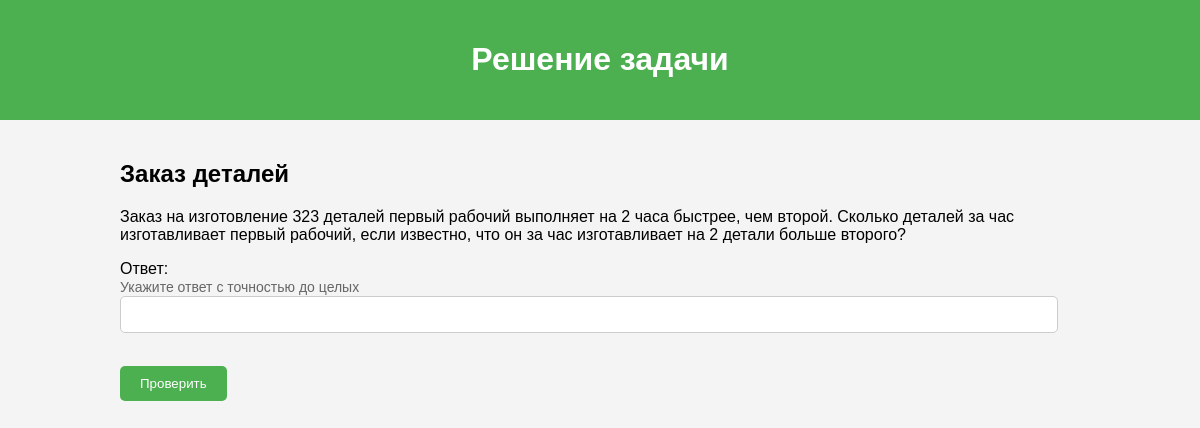
The page /task/15/ on the database its author committed.
### maths/models.py (models this page shows, shortened)
class MathTask(models.Model):
    title = models.CharField(max_length=200)
    description = models.TextField()
    correct_answer = models.CharField(max_length=100, default='')

### maths/views.py (the view)
# urls.py: path('task/<int:task_id>/', views.solve_task, name='solve_task'),
def solve_task(request, task_id):
    task = MathTask.objects.get(id=task_id)
    context = {
        'task': task,
    }
    return render(request, 'solve_task.html', context)

### templates/solve_task.html (shortened to what this page needs)
<!DOCTYPE html>
<html lang="en">
<head>
</head>
<body>
    <header>
        <h1>Решение задачи</h1>
    </header>
    <div class="container">
        <h2>{{ task.title }}</h2>
        <p>{{ task.description }}</p>
        <form id="answerForm" action="/check_answer/{{ task.id }}/" method="post">
            <label for="answer">Ответ:</label><br>
            <label class="answer-label" for="answer">Укажите ответ с точностью до целых</label><br>
            <input type="number" id="answer" name="answer" required><br><br>
            <button type="button" onclick="checkAnswer()">Проверить</button>
        </form>
    </div>
</body>
</html>

### templates/solve_task.html (style rules this page uses)
body { font-family: Arial, sans-serif; background-color: #f4f4f4; margin: 0; padding: 0; }
header { background-color: #4CAF50; color: white; padding: 20px; text-align: center; }
.container { width: 80%; margin: auto; overflow: hidden; padding: 20px; }
form { margin-bottom: 20px; }
form input[type="text"], form input[type="number"] { width: calc(100% - 22px); padding: 10px; margin-bottom: 15px; border: 1px solid #ccc; border-radius: 5px; box-sizing: border-box; }
form button { padding: 10px 20px; background-color: #4CAF50; color: white; border: none; border-radius: 5px; cursor: pointer; }
input[type="number"] { -moz-appearance: textfield; }
.answer-label { font-size: 14px; color: #666; margin-bottom: 5px; }

### rows shown on the page
MathTask: title "Заказ деталей", description "Заказ на изготовление 323 деталей первый рабочий выполняет на 2 часа быстрее, чем второй. Сколько деталей за час изготавливает первый рабочий, если известно, что он за час изготавливает на 2 детали больше второго?"
